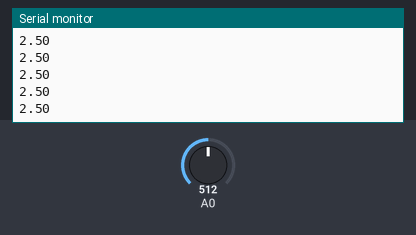
A program run on a simulated Arduino Uno, built with avr-gcc and run on an emulated ATmega328P. Parts: the last lines printed to the serial monitor. The test bench sets the inputs (shaded band); at power-on: A0 = 512.

Above: at 1.2 s.
1.3 s: A0 set to 716
At 1.68 s:
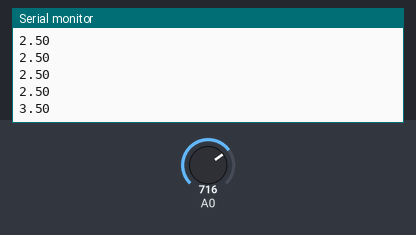
2.8 s: A0 set to 900
At 2.94 s:
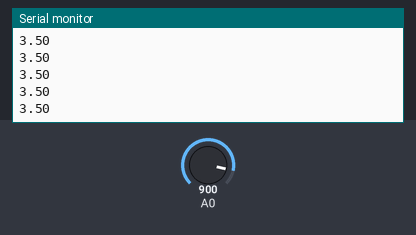
Timing chart, 0 to 5.8 s (numbered marks = the images above; inputs shaded):
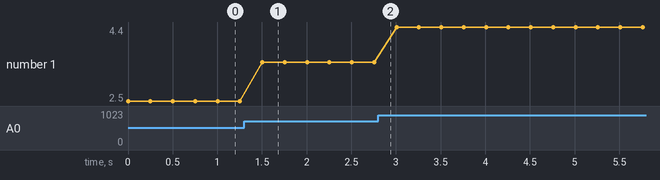

Measured:
- after the input at 1.3 s, the serial monitor: prints a new line after 0.20 s (image 1)
- plotted number 1: 2.5 → 3.5 after the input at 1.3 s, 3.5 → 4.4 after the input at 2.8 s

The program:

main.cpp
```cpp
#include <Arduino.h>

// Aquest programa llegeix el valor del pin analògic A0
// i l'envia al monitor sèrie convertit a volts.

// Constants per a la conversió
// El valor màxim de la lectura analògica per a un Arduino de 10 bits és 1023.
const float MAX_ADC_VALUE = 1023.0;

// La referència de tensió per a l'Arduino Uno és 5.0V.
const float VOLTAGE_REF = 5.0;

// La funció setup() s'executa una sola vegada.
void setup() {
  // Inicialitza la comunicació sèrie.
  // Utilitza una velocitat més ràpida (115200) per a una transmissió més fluida.
  Serial.begin(115200);
}

// La funció loop() s'executa de manera contínua.
void loop() {
  // Llegeix el valor brut analògic (de 0 a 1023).
  int valorBrut = analogRead(A0);

  // Converteix el valor brut a volts utilitzant una simple regla de tres.
  // La fórmula és: (valorBrut / MAX_ADC_VALUE) * VOLTAGE_REF
  float voltatge = (valorBrut / MAX_ADC_VALUE) * VOLTAGE_REF;

  // Imprimeix el valor en volts al port sèrie amb dos decimals de precisió.
  Serial.println(voltatge);

  // Espera un moment per evitar que les dades s'enviïn massa ràpid.
  delay(250);
}
```
